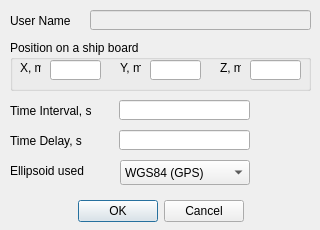
<?xml version="1.0" encoding="UTF-8"?>
<ui version="4.0">
 <class>Dialog</class>
 <widget class="QDialog" name="Dialog">
  <property name="windowModality">
   <enum>Qt::ApplicationModal</enum>
  </property>
  <property name="geometry">
   <rect>
    <x>0</x>
    <y>0</y>
    <width>320</width>
    <height>230</height>
   </rect>
  </property>
  <property name="windowTitle">
   <string>Sensor Configuration</string>
  </property>
  <widget class="QLabel" name="param1_label">
   <property name="geometry">
    <rect>
     <x>10</x>
     <y>130</y>
     <width>91</width>
     <height>21</height>
    </rect>
   </property>
   <property name="text">
    <string>Time Delay, s</string>
   </property>
  </widget>
  <widget class="QLineEdit" name="param1_line">
   <property name="geometry">
    <rect>
     <x>119</x>
     <y>130</y>
     <width>131</width>
     <height>20</height>
    </rect>
   </property>
  </widget>
  <widget class="QLineEdit" name="name_line">
   <property name="enabled">
    <bool>false</bool>
   </property>
   <property name="geometry">
    <rect>
     <x>90</x>
     <y>10</y>
     <width>221</width>
     <height>20</height>
    </rect>
   </property>
  </widget>
  <widget class="QLabel" name="dt_label">
   <property name="geometry">
    <rect>
     <x>10</x>
     <y>100</y>
     <width>91</width>
     <height>21</height>
    </rect>
   </property>
   <property name="text">
    <string>Time Interval, s</string>
   </property>
  </widget>
  <widget class="QGroupBox" name="position_group">
   <property name="geometry">
    <rect>
     <x>10</x>
     <y>40</y>
     <width>301</width>
     <height>51</height>
    </rect>
   </property>
   <property name="title">
    <string>Position on a ship board</string>
   </property>
   <widget class="QLabel" name="x_label">
    <property name="geometry">
     <rect>
      <x>10</x>
      <y>20</y>
      <width>21</width>
      <height>16</height>
     </rect>
    </property>
    <property name="text">
     <string>X, m</string>
    </property>
   </widget>
   <widget class="QLineEdit" name="x_line">
    <property name="geometry">
     <rect>
      <x>40</x>
      <y>20</y>
      <width>51</width>
      <height>20</height>
     </rect>
    </property>
   </widget>
   <widget class="QLineEdit" name="y_line">
    <property name="geometry">
     <rect>
      <x>140</x>
      <y>20</y>
      <width>51</width>
      <height>20</height>
     </rect>
    </property>
    <property name="text">
     <string/>
    </property>
   </widget>
   <widget class="QLabel" name="y_label">
    <property name="geometry">
     <rect>
      <x>110</x>
      <y>20</y>
      <width>21</width>
      <height>16</height>
     </rect>
    </property>
    <property name="text">
     <string>Y, m</string>
    </property>
   </widget>
   <widget class="QLabel" name="z_label">
    <property name="geometry">
     <rect>
      <x>210</x>
      <y>20</y>
      <width>21</width>
      <height>16</height>
     </rect>
    </property>
    <property name="text">
     <string>Z, m</string>
    </property>
   </widget>
   <widget class="QLineEdit" name="z_line">
    <property name="geometry">
     <rect>
      <x>240</x>
      <y>20</y>
      <width>51</width>
      <height>20</height>
     </rect>
    </property>
    <property name="text">
     <string/>
    </property>
   </widget>
  </widget>
  <widget class="QLineEdit" name="dt_line">
   <property name="geometry">
    <rect>
     <x>119</x>
     <y>100</y>
     <width>131</width>
     <height>20</height>
    </rect>
   </property>
  </widget>
  <widget class="QLabel" name="name_label">
   <property name="geometry">
    <rect>
     <x>10</x>
     <y>10</y>
     <width>71</width>
     <height>21</height>
    </rect>
   </property>
   <property name="text">
    <string>User Name</string>
   </property>
  </widget>
  <widget class="QDialogButtonBox" name="ok_button">
   <property name="geometry">
    <rect>
     <x>10</x>
     <y>200</y>
     <width>301</width>
     <height>23</height>
    </rect>
   </property>
   <property name="standardButtons">
    <set>QDialogButtonBox::Cancel|QDialogButtonBox::Ok</set>
   </property>
   <property name="centerButtons">
    <bool>true</bool>
   </property>
  </widget>
  <widget class="QComboBox" name="param2_combo">
   <property name="geometry">
    <rect>
     <x>120</x>
     <y>160</y>
     <width>130</width>
     <height>25</height>
    </rect>
   </property>
   <property name="editable">
    <bool>false</bool>
   </property>
   <property name="currentText">
    <string>WGS84 (GPS)</string>
   </property>
   <property name="currentIndex">
    <number>0</number>
   </property>
   <property name="placeholderText">
    <string/>
   </property>
   <item>
    <property name="text">
     <string>WGS84 (GPS)</string>
    </property>
   </item>
   <item>
    <property name="text">
     <string>ПЗ-90.02 (GLONASS)</string>
    </property>
   </item>
   <item>
    <property name="text">
     <string>CGCS2000 (BeiDou)</string>
    </property>
   </item>
  </widget>
  <widget class="QLabel" name="param2_label">
   <property name="geometry">
    <rect>
     <x>10</x>
     <y>160</y>
     <width>91</width>
     <height>21</height>
    </rect>
   </property>
   <property name="text">
    <string>Ellipsoid used</string>
   </property>
  </widget>
 </widget>
 <resources/>
 <connections/>
</ui>
